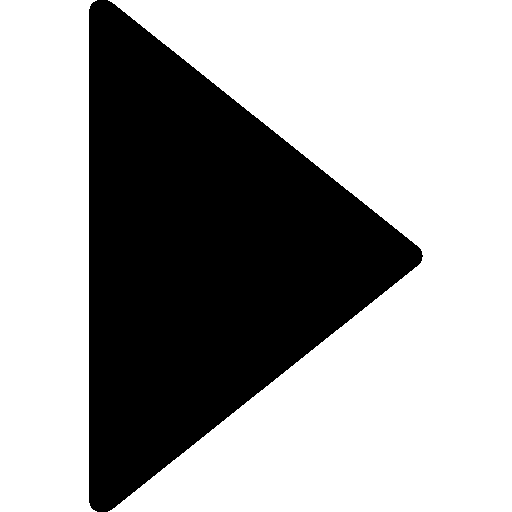
#> input picture right.png, 512 x 512 px; its folder holds only this picture in this run
$ python -i StitchingAndDetection.py   (imports and definitions only)
#> lines starting #> are read from the running program, lines starting #| are printed output that depends on the picture; after the words box and inside, x2 and y2 are one past the last pixel; in counts of white or black regions, pixels touching at a corner belong together
#> further down, picture is the input picture: shape (512, 512, 3); 64.8% white; 1 black region, box (x1, y1, x2, y2) and area: (89, 0, 423, 512) 92255
import imutils
import glob
import cv2
import numpy as np
import matplotlib.pyplot as plt

# [42 lines left out: functions homography_stitching, _get_kp_features, create_matching_object, key_points_matching, key_points_matching_KNN, maxmatch, not called in this run]

def _adjust(StitchedImage):
    gray = cv2.cvtColor(StitchedImage, cv2.COLOR_BGR2GRAY)
#> gray: shape (512, 512); 64.8% white; 1 black region
    _, thresh = cv2.threshold(gray, 1, 255, cv2.THRESH_BINARY)
    contours, hierarchy = cv2.findContours(thresh, cv2.RETR_EXTERNAL, cv2.CHAIN_APPROX_SIMPLE)
#> contours = 2 contours; box (x1, y1, x2, y2) and area: (108, 0, 512, 512) 123286, (0, 0, 97, 512) 45014
    cnt = contours[0]
#> cnt = contour of 268 points, box (x1, y1, x2, y2) (108, 0, 512, 512), area 123286
    x, y, w, h = cv2.boundingRect(cnt)
#> x = 108; y = 0; w = 404; h = 512
    StitchedImage = StitchedImage[y:y + h, x:x + w]
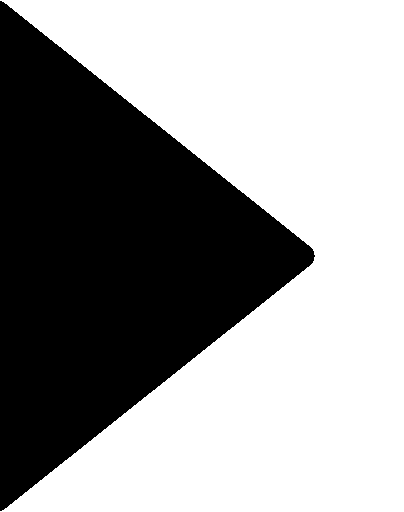
#> StitchedImage: shape (512, 404, 3); 60.1% white; 1 black region, box (x1, y1, x2, y2) and area: (0, 1, 315, 511) 82583
    return StitchedImage

# [29 lines left out: function _stitcher, not called in this run]

# [88 lines not run here, left out]

>>> import cv2
>>> picture = cv2.imread('right.png')
>>> result = _adjust(picture)
